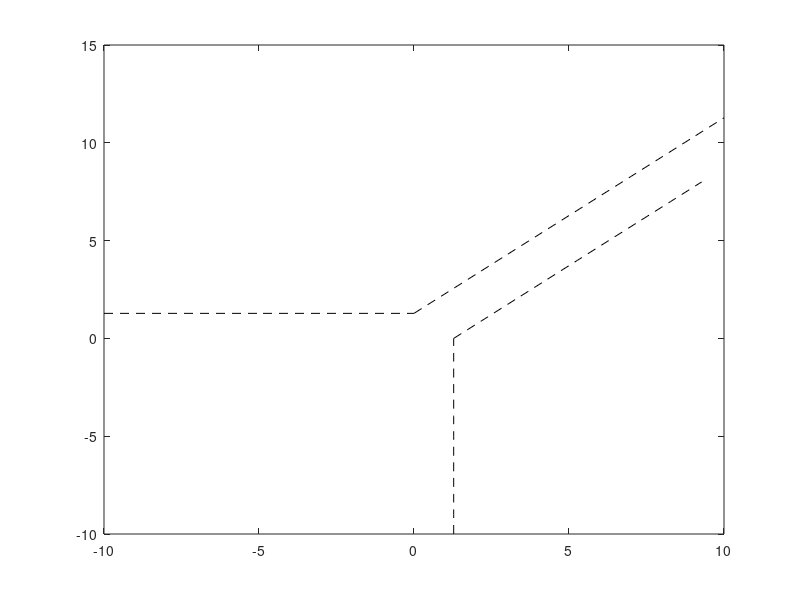

The MATLAB source for this figure:
plot(1.28.*ones(1,length(-10:1:0)),-10:1:0,'--k')
hold on
plot(-10:1:0,1.28.*ones(1,length(-10:1:0)),'--k')
xp = [0:10];
xc = [1.28:10];
yp = xp+1.28;
yc = xc-1.28;
plot(xp,yp,'--k')
plot(xc,yc,'--k')
